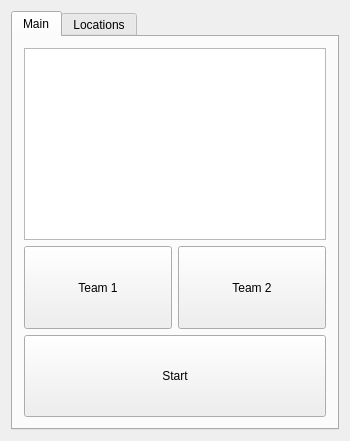
<?xml version="1.0" encoding="UTF-8"?>
<ui version="4.0">
 <class>MainWindow</class>
 <widget class="QMainWindow" name="MainWindow">
  <property name="geometry">
   <rect>
    <x>0</x>
    <y>0</y>
    <width>350</width>
    <height>441</height>
   </rect>
  </property>
  <property name="windowTitle">
   <string>MainWindow</string>
  </property>
  <widget class="QWidget" name="centralWidget">
   <layout class="QVBoxLayout" name="verticalLayout">
    <item>
     <widget class="QTabWidget" name="tabWidget">
      <property name="currentIndex">
       <number>0</number>
      </property>
      <widget class="QWidget" name="mainTab">
       <attribute name="title">
        <string>Main</string>
       </attribute>
       <layout class="QVBoxLayout" name="verticalLayout_2">
        <item>
         <widget class="QTableWidget" name="peersTable">
          <attribute name="horizontalHeaderVisible">
           <bool>false</bool>
          </attribute>
          <attribute name="verticalHeaderVisible">
           <bool>false</bool>
          </attribute>
         </widget>
        </item>
        <item>
         <layout class="QHBoxLayout" name="teamChoiceLayout">
          <item>
           <widget class="QPushButton" name="team1But">
            <property name="sizePolicy">
             <sizepolicy hsizetype="Expanding" vsizetype="Expanding">
              <horstretch>0</horstretch>
              <verstretch>0</verstretch>
             </sizepolicy>
            </property>
            <property name="minimumSize">
             <size>
              <width>0</width>
              <height>0</height>
             </size>
            </property>
            <property name="baseSize">
             <size>
              <width>0</width>
              <height>0</height>
             </size>
            </property>
            <property name="text">
             <string>Team 1</string>
            </property>
           </widget>
          </item>
          <item>
           <widget class="QPushButton" name="team2But">
            <property name="sizePolicy">
             <sizepolicy hsizetype="Expanding" vsizetype="Expanding">
              <horstretch>0</horstretch>
              <verstretch>0</verstretch>
             </sizepolicy>
            </property>
            <property name="text">
             <string>Team 2</string>
            </property>
           </widget>
          </item>
         </layout>
        </item>
        <item>
         <widget class="QPushButton" name="matchBut">
          <property name="sizePolicy">
           <sizepolicy hsizetype="Expanding" vsizetype="Expanding">
            <horstretch>0</horstretch>
            <verstretch>0</verstretch>
           </sizepolicy>
          </property>
          <property name="text">
           <string>Start</string>
          </property>
         </widget>
        </item>
       </layout>
      </widget>
      <widget class="QWidget" name="locTab">
       <attribute name="title">
        <string>Locations</string>
       </attribute>
       <layout class="QVBoxLayout" name="verticalLayout_3">
        <item>
         <widget class="QGraphicsView" name="tableView"/>
        </item>
       </layout>
      </widget>
     </widget>
    </item>
   </layout>
  </widget>
 </widget>
 <layoutdefault spacing="6" margin="11"/>
 <resources/>
 <connections/>
</ui>
